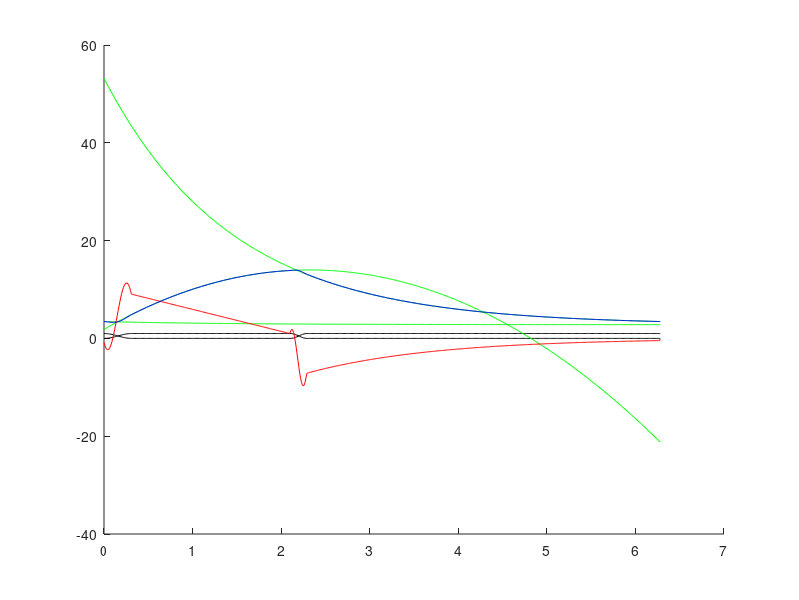

The MATLAB source for this figure: (Note: this script raises an error after producing the figure.)
%GEOMETRICAL PARAMETERS

l0 = 30;
h0 = 6.5;

h1 = 10;
h2 = 19;

lm = 30;
hm = 22;

lb = l0 - 8.5;

%Minimum radius of the camshaft
v = hm - h2;

%Y coordinate variation between min and max positions of the camshaft
dv = h2 - h1;


%BREATHING CYCLE PARAMETERS

%Duration of the inhale cycle / duration of the whole cycle
lambda = 0.35;

%Soft transition between inhale and exhale cycles
dpsi21 = 0.05;
dpsi12 = 0.03;

%Adjust parameters of the inhale curve (interpolated as a parable)
x1 = 0.02;
y1 = 14;
m1 = 1.5;
e1 = 2;

%Adjust parametes of the exhale curve (interpolated as a exponential)
% m2 = 2;
% m22 = 0.8;
% y2 = 6.5;
% x2 = -0.025;

x3 = 0.55;
y3 = 2.8;
m3 = 1;
e3 = 0.5;


%GENERATION OF THE CURVES AND THE CAMSHAFT

%Time increment
dt = 0.01;

%time coordinate during the whole cycle
theta = 0:dt:2*pi;

%Generation of the soft transition between inhale and exhale curves
psi1 = [];
psi2 = [];

for i = 1:numel(theta);
    if theta(i) < dpsi21*2*pi;
        psi1(i) = 0.5 - 0.5*cos(theta(i)/(2*dpsi21));
        
    elseif theta(i) < (lambda-dpsi12/2)*2*pi;
        psi1(i) = 1;
        
    elseif theta(i) < (lambda+dpsi12/2)*2*pi;
        psi1(i) = 0.5 - 0.5*cos((theta(i)-(lambda+dpsi12/2)*2*pi)/(2*dpsi12));
                
    else
        psi1(i) = 0;
        
    end;
    
    psi2(i) = 1 - psi1(i);
    
end;    


%Generation of the complete breathing cycle rho(theta)

rho = [];
rho1 = [];
rho2 = [];
rho2next = [];

rhomin = 1000;
rhomax = 0;

for i = 1:numel(theta);
    
    %Inhale curve
    rho1(i) = y1 - (m1*(theta(i)-(lambda+x1)*2*pi))^e1;
    
    %Exhale curve
    rho2(i) = y3 + m3*e3^(theta(i)-(lambda+x3)*2*pi);
    rho2next(i) = y3 + m3*e3^(2*pi+theta(i)-(lambda+x3)*2*pi);
    
    if theta(i) < lambda*pi    
        rho(i) = psi1(i)*rho1(i) + psi2(i)*rho2next(i);
    
    else
        rho(i) = psi1(i)*rho1(i) + psi2(i)*rho2(i);
    
    end;
    
    %Capturing min and max in order to generate the normalized curve
    if rho(i) > rhomax
        rhomax = rho(i);
    end;
    
    if rho(i) < rhomin
        rhomin = rho(i);
    end;

end;


%Generation of a normalised curve and camshaft

rhonorm = [];
rhocam = [];

for i = 1:numel(theta);
    
    rhonorm(i) = (rho(i)-rhomin)/(rhomax-rhomin);
    
    rhocam(i) = v + rhonorm(i)*dv;
    
end;


%Generation of the first derivate of the camshaft geometry to analize and
%validate the design

drho = [];
drhonorm = [];
drhocam = [];

a = v;
b = 1/dt;

for i = 1 : numel(rho)-1;
    
    drho(i) = b*(rho(i+1)-rho(i));
    drhonorm(i) = b*(rhonorm(i+1)-rhonorm(i));
    drhocam(i) = b*(rhocam(i+1)-rhocam(i)) + a;
    
end;

drho(numel(rho)) = b*(rho(1)-rho(numel(rho)));
drhonorm(numel(rhonorm)) = b*(rhonorm(1)-rhonorm(numel(rhonorm)));
drhocam(numel(rhocam)) = b*(rhocam(1)-rhocam(numel(rhocam))) + a;


%X and Y coordinates during two cycles (for 2-cycle camshaft plot)

theta2 = [theta/2, (2*pi+theta)/2];

rhocam2 = [rhocam, rhocam];
drhocam2 = [drho, drho];


%X and Y coordinates during three cycles (for 3-cycle camshaft plot)

theta3 = [theta/3, (2*pi+theta)/3, (4*pi+theta)/3];

rhocam3 = [rhocam, rhocam, rhocam];
drhocam3 = [drho, drho, drho];



%GENERATION OF THE PLOTS

%Trying to print it out in real size (FAIL)
%set(gcf,'PaperUnits','centimeters'); 
%set(gcf,'PaperSize',[42 29.7]);

%Plot of the breathing cycle interpolation by curves

fcycle = figure('Name', 'Breath Cycle curves', 'Units', 'centimeters', 'NumberTitle', 'off');

hold on
plot(theta, psi1, '-k')
plot(theta, psi2, '-k')
plot(theta, rho1, '-g')
plot(theta, rho2, '-g')
plot(theta, rho2next, '-g')
plot(theta, drho, '-r')
plot(theta, rho, '-b')
hold off

set(gcf,'PaperUnits','centimeters'); 
set(gcf,'PaperSize',[42 29.7]);
fcycle = gcf;
fcycle.PaperUnits = 'centimeters';  
fcycle.PaperPosition = [0 0 42 29.7]; 
fcycle.Units = 'centimeters'; 
fcycle.PaperSize=[42 29.7]; 
fcycle.Units = 'centimeters'; 


%Plot of the normalized breathing cycle and first derivate

fnorm = figure('Name', 'Normalized Breath Cycle', 'Units', 'centimeters', 'NumberTitle', 'off');

hold on
plot(theta, drhonorm, '-r')
plot(theta, rhonorm, '-b')
hold off


%Plot of a 1-cycle camshaft

fcam1 = figure('Name', '1-Cycle Camshaft', 'Units', 'centimeters', 'NumberTitle', 'off');

%hold on
%polar(theta, drhocam, '-r')
polar(theta, rhocam, '-b')
%hold off

set(gcf,'PaperUnits','centimeters'); 
set(gcf,'PaperSize',[42 29.7]);
fcam1 = gcf;
fcam1.PaperUnits = 'centimeters';  
fcam1.PaperPosition = [0 0 42 29.7]; 
fcam1.Units = 'centimeters'; 
fcam1.PaperSize=[42 29.7]; 
fcam1.Units = 'centimeters'; 


%Plot of a 2-cycle camshaft

fcam2 = figure('Name', '2-Cycle', 'Units', 'centimeters', 'NumberTitle', 'off');

%hold on;
%polar(theta, drhocam2, '-r')
polar(theta2, rhocam2, '-b')
%hold off;

set(gcf,'PaperUnits','centimeters'); 
set(gcf,'PaperSize',[42 29.7]);
fcam2 = gcf;
fcam2.PaperUnits = 'centimeters';  
fcam2.PaperPosition = [0 0 42 29.7]; 
fcam2.Units = 'centimeters'; 
fcam2.PaperSize=[42 29.7]; 
fcam2.Units = 'centimeters'; 


%Plot of a 3-cycle camshaft

fcam3 = figure('Name', '3-Cycle', 'Units', 'centimeters', 'NumberTitle', 'off');

%hold on;
%polar(theta,drhocam3)
polar(theta3, rhocam3)
%hold off;

set(gcf,'PaperUnits','centimeters'); 
set(gcf,'PaperSize',[42 29.7]);
fcam3 = gcf;
fcam3.PaperUnits = 'centimeters';  
fcam3.PaperPosition = [0 0 42 29.7]; 
fcam3.Units = 'centimeters'; 
fcam3.PaperSize=[42 29.7]; 
fcam3.Units = 'centimeters';
